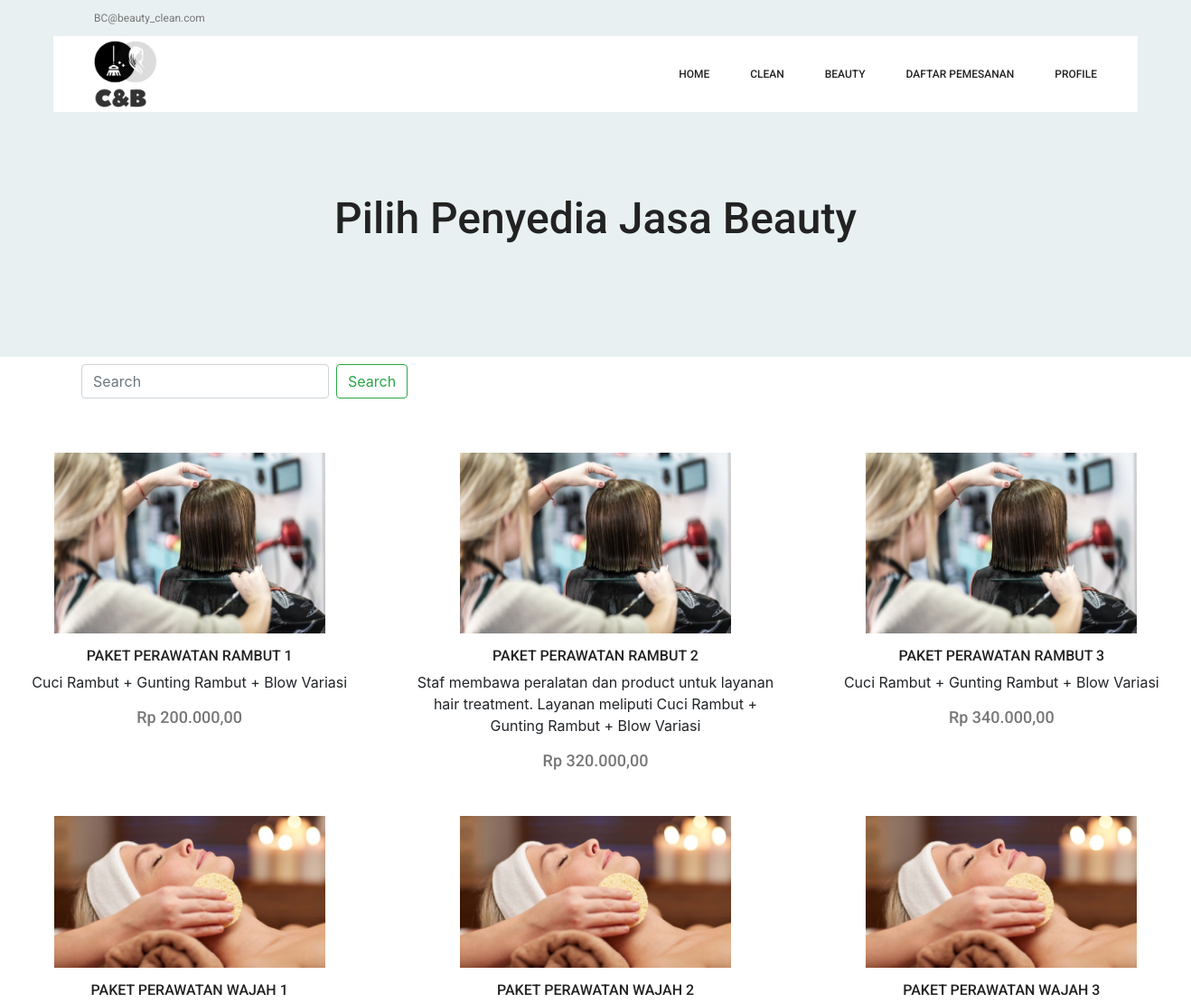
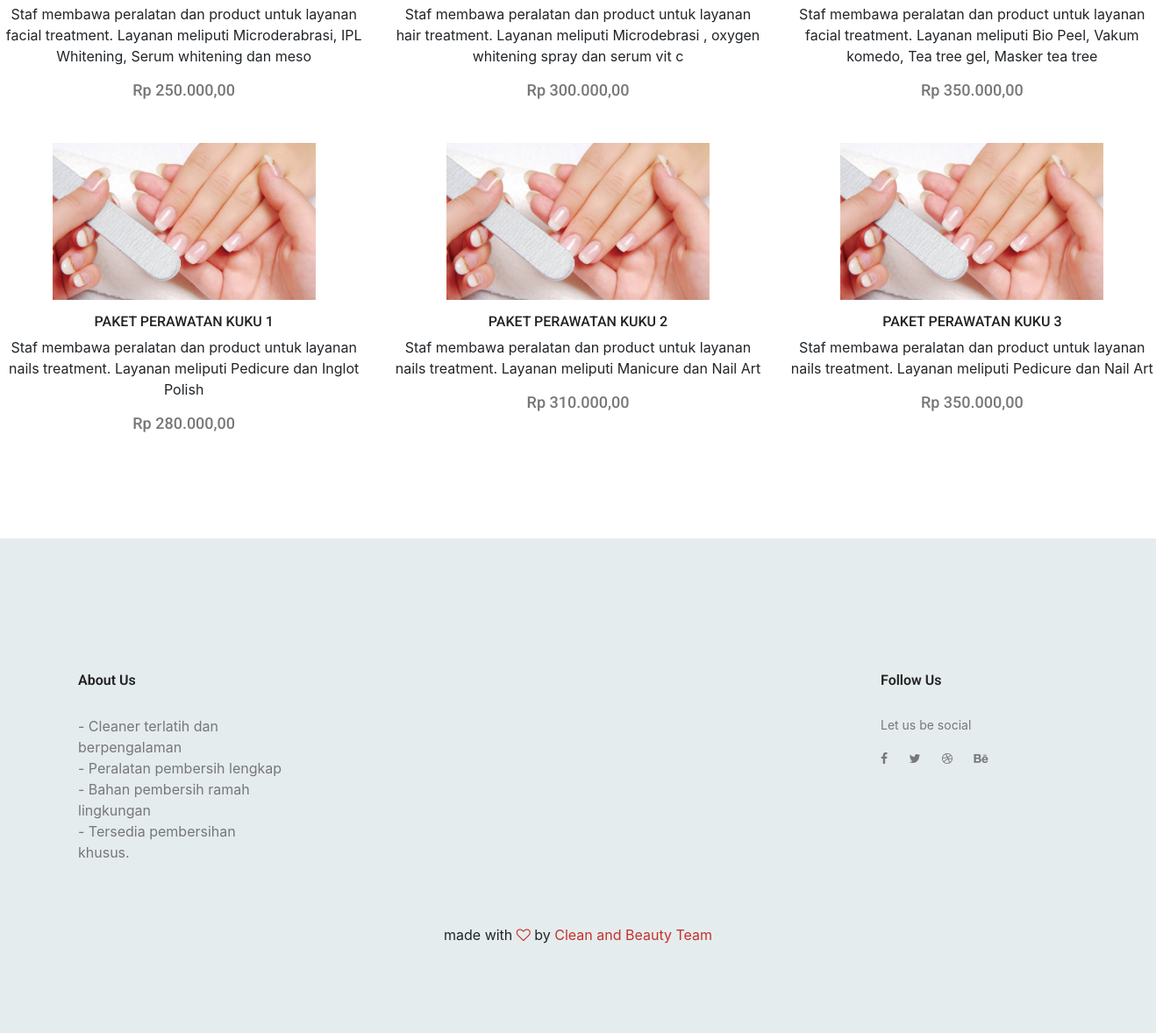
/beauty/product/25, run on the app's committed database (2 pictures, top to bottom).
### tables this page shows
CREATE TABLE `productbeauty` (
  `id_beauty` int(5) NOT NULL,
  `id_pjasa` int(11) NOT NULL,
  `nama_beauty` varchar(30) NOT NULL,
  `harga_beauty` int(15) NOT NULL,
  `desc_beauty` varchar(255) NOT NULL,
  `descmini_beauty` varchar(155) NOT NULL,
  `gambar_beauty` varchar(255) NOT NULL,
  `tipe_product` varchar(15) NOT NULL,
  `status_aktif` int(11) NOT NULL DEFAULT 1
);

### application/controllers/Beauty.php (called while the page is built, shortened)
<?php
class Beauty extends CI_Controller
{
    public function __construct()
    {
        $this->load->model('Beauty_model');
    }
    public function product($id)
    {
        $search = $this->input->get('search');
        if (!$search || $search == "") {
            $data['products'] = $this->Beauty_model->getProduct($id);
        } else {
            $data['products'] = $this->Beauty_model->getProductSearch($id, $search);
        }
        $this->load->view('templateAwal/header');
        $this->load->view('beauty/product', $data);
        $this->load->view('templateAwal/footer');
    }
}

### index.php (called while the page is built, shortened)
<?php
require_once BASEPATH . 'core/CodeIgniter.php';

### application/models/Beauty_model.php (called while the page is built, shortened)
<?php
class Beauty_model extends CI_Model
{
    public function getProduct($id)
    {
        $query = $this->db->select("*")
            ->from('productbeauty')
            ->where('id_pjasa', $id)
            ->get();
        return $query->result_array();
    }
}

### application/views/beauty/product.php (the view, shortened to what this page needs)
<section class="banner_area">
    <div class="banner_inner d-flex align-items-center">
        <div class="container">
            <div class="banner_content text-center">
                <h2>Pilih Penyedia Jasa Beauty</h2>
            </div>
        </div>
</section>
<form class="form-inline mt-2" style="margin-left: 90px;margin-bottom: -90px;margin-right: 90px;" method="GET"
    action="<?=base_url('beauty/product/' . $this->uri->segment(3))?>">
    <input class="form-control mr-sm-2" type="search" placeholder="Search" aria-label="Search" name="search">
    <button class="btn btn-outline-success my-2 my-sm-0" type="submit">Search</button>
</form>
<center>
    <section class="cat_product_area p_120">
        <div class="latest_product_inner row">
            <?php foreach ($products as $productbeauty) {?>
            <div class="col-lg-4 col-md-4 col-sm-6">
                <div class="f_p_item">
                    <a href="<?=base_url('Beauty/beli_product') . '/' . $productbeauty['id_beauty'];?>">
                        <div class="f_p_img">
                            <img class="img-fluid"
                                src="<?=base_url('assetsAwal/img/product/feature-product/' . $productbeauty['gambar_beauty'])?>"
                                width="300px" alt="">
                        </div>
                    </a>
                    <a href="<?=base_url('Beauty/beli_product') . '/' . $productbeauty['id_beauty'];?>">
                        <h4><?=$productbeauty['nama_beauty'];?></h4>
                    </a>
                    <p><?=$productbeauty['desc_beauty']?></p>
                    <?php $hasil_rupiah = "Rp " . number_format($productbeauty['harga_beauty'], 2, ',', '.');?>
                    <h5><?=$hasil_rupiah?>
                </div>
            </div>
            <?php }?>
        </div>
    </section>
</center>

### data on the page
productbeauty: gambar_beauty (picture), nama_beauty "PAKET PERAWATAN RAMBUT 1", desc_beauty "Cuci Rambut + Gunting Rambut + Blow Variasi", harga_beauty "Rp 200.000,00"
productbeauty: gambar_beauty (picture), nama_beauty "PAKET PERAWATAN RAMBUT 2", desc_beauty "Staf membawa peralatan dan product untuk layanan hair treatment. Layanan meliputi Cuci Rambut + Gunting Rambut + Blow Variasi", harga_beauty "Rp 320.000,00"
productbeauty: gambar_beauty (picture), nama_beauty "PAKET PERAWATAN RAMBUT 3", desc_beauty "Cuci Rambut + Gunting Rambut + Blow Variasi", harga_beauty "Rp 340.000,00"
productbeauty: gambar_beauty (picture), nama_beauty "PAKET PERAWATAN WAJAH 1", desc_beauty "Staf membawa peralatan dan product untuk layanan facial treatment. Layanan meliputi Microderabrasi, IPL Whitening, Serum whitening dan meso", harga_beauty "Rp 250.000,00"
productbeauty: gambar_beauty (picture), nama_beauty "PAKET PERAWATAN WAJAH 2", desc_beauty "Staf membawa peralatan dan product untuk layanan hair treatment. Layanan meliputi Microdebrasi , oxygen whitening spray dan serum vit c", harga_beauty "Rp 300.000,00"
productbeauty: gambar_beauty (picture), nama_beauty "PAKET PERAWATAN WAJAH 3", desc_beauty "Staf membawa peralatan dan product untuk layanan facial treatment. Layanan meliputi Bio Peel, Vakum komedo, Tea tree gel, Masker tea tree", harga_beauty "Rp 350.000,00"
productbeauty: gambar_beauty (picture), nama_beauty "PAKET PERAWATAN KUKU 1", desc_beauty "Staf membawa peralatan dan product untuk layanan nails treatment. Layanan meliputi Pedicure dan Inglot Polish", harga_beauty "Rp 280.000,00"
productbeauty: gambar_beauty (picture), nama_beauty "PAKET PERAWATAN KUKU 2", desc_beauty "Staf membawa peralatan dan product untuk layanan nails treatment. Layanan meliputi Manicure dan Nail Art", harga_beauty "Rp 310.000,00"
productbeauty: gambar_beauty (picture), nama_beauty "PAKET PERAWATAN KUKU 3", desc_beauty "Staf membawa peralatan dan product untuk layanan nails treatment. Layanan meliputi Pedicure dan Nail Art", harga_beauty "Rp 350.000,00"
